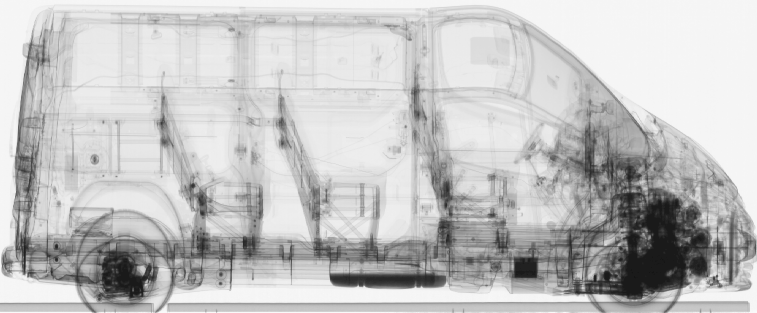
#> input picture images/48001F003202511190032 czarno.bmp, 1514 x 625 px, given as the content of the folder NAUKA, which was not available (shown at 1/2 size)
$ jupyter execute yolo.ipynb   (text cells are left out)
#> lines starting #> are read from the running program, lines starting #| are printed output that depends on the picture; pictures that were not available may be replaced by others from this repository, and a replacement may not be noted
[cell 1]
import random
import os
import shutil
from pathlib import Path
import matplotlib.pyplot as plt
import cv2
import numpy as np
import json
import glob
import shutil
from PIL import Image
from ultralytics import YOLO
import sys

[cell 2]
# Katalog źródłowy i docelowy
source_dir = Path("NAUKA")
dest_dir = Path("NAUKA_filtered")

# Utwórz nowy katalog główny
dest_dir.mkdir(exist_ok=True)

# Utwórz podfoldery dla "brudne" i "czyste"
(dest_dir / "brudne").mkdir(exist_ok=True)
(dest_dir / "czyste").mkdir(exist_ok=True)

# Przejdź przez wszystkie foldery w strukturze
for root, dirs, files in os.walk(source_dir):
    # Skopiuj tylko pliki Z "czarno" w nazwie
    for file in files:
        if "czarno" in file.lower() and file.endswith('.bmp'):
            src_file = Path(root) / file

            # Określ czy to "brudne" czy "czyste"
            if "brudne" in root:
                dst_file = dest_dir / "brudne" / file
            elif "czyste" in root:
                dst_file = dest_dir / "czyste" / file
            else:
                continue

            shutil.copy2(src_file, dst_file)
            print(f"Skopiowano: {src_file} -> {dst_file}")

print(f"\nGotowe! Nowa struktura została utworzona w folderze: {dest_dir}")

[cell 3]
# [114 lines left out: functions crop_white_background, crop_and_save, not called in this run]


def process_directory(input_dir, output_dir, threshold=240, padding=5, background_ratio=0.95, edge_scan_depth=10):
    """
    Przetwarza wszystkie obrazy BMP w katalogu i zapisuje przycięte wersje.

    Args:
        input_dir: Ścieżka do katalogu wejściowego
        output_dir: Ścieżka do katalogu wyjściowego
        threshold: Próg jasności dla tła
        padding: Margines wokół zawartości
        background_ratio: Jaki procent pikseli w rzędzie/kolumnie musi być tłem
        edge_scan_depth: Głębokość skanowania od krawędzi
    """
    input_path = Path(input_dir)
    output_path = Path(output_dir)

    # Utwórz katalog wyjściowy jeśli nie istnieje
    output_path.mkdir(parents=True, exist_ok=True)

    # Znajdź wszystkie pliki BMP
    bmp_files = list(input_path.glob("*.bmp"))

    if not bmp_files:
        print(f"Nie znaleziono plików BMP w {input_dir}")
        return

    print(f"Znaleziono {len(bmp_files)} plików BMP w {input_dir}")

    success_count = 0
    error_count = 0

    for i, input_file in enumerate(bmp_files, 1):
        output_file = output_path / input_file.name

        try:
            result = crop_and_save(
                str(input_file),
                str(output_file),
                threshold=threshold,
                padding=padding,
                background_ratio=background_ratio,
                edge_scan_depth=edge_scan_depth
            )

            original_shape = cv2.imread(str(input_file), cv2.IMREAD_GRAYSCALE).shape
            print(f"[{i}/{len(bmp_files)}] {input_file.name}: {original_shape} → {result.shape}")
            success_count += 1

        except Exception as e:
            print(f"[{i}/{len(bmp_files)}] Błąd przy {input_file.name}: {e}")
            error_count += 1

    print(f"\nPrzetworzono: {success_count} plików")
    if error_count > 0:
        print(f"Błędów: {error_count}")


print("=" * 60)
print("Przetwarzanie data/czyste...")
print("=" * 60)
process_directory("NAUKA_filtered/czyste", "data_cropped/czyste")


print("\n" + "=" * 60)
print("Przetwarzanie data/brudne...")
print("=" * 60)
process_directory("NAUKA_filtered/brudne", "data_cropped/brudne")
#> in orient_and_save, img is the input picture: shape (625, 1514); min 18, max 249, mean 194.5

[cell 4]
def detect_car_orientation(image_path):
    """
    Wykrywa orientację samochodu na podstawie rozkładu ciemnych pikseli.
    Zakłada, że przód samochodu (koła, silnik) jest ciemniejszy niż tył.

    Args:
        image_path: Ścieżka do obrazu lub sam obraz (numpy array)

    Returns:
        'left' jeśli przód jest po lewej, 'right' jeśli po prawej
    """
    # Wczytaj obraz jeśli podano ścieżkę
    if isinstance(image_path, str):
        img = cv2.imread(image_path, cv2.IMREAD_GRAYSCALE)
        if img is None:
            raise ValueError(f"Nie można wczytać obrazu: {image_path}")
    else:
        img = image_path

    h, w = img.shape
#> h = 625; w = 1514

    # Podziel obraz na lewą i prawą połowę
    left_half = img[:, :w//2]
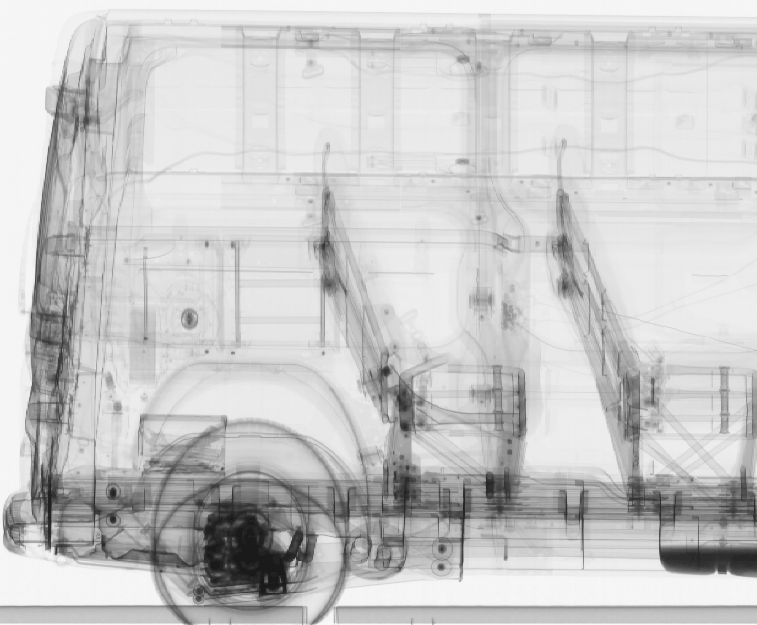
#> left_half: shape (625, 757); min 26, max 249, mean 201.1
    right_half = img[:, w//2:]
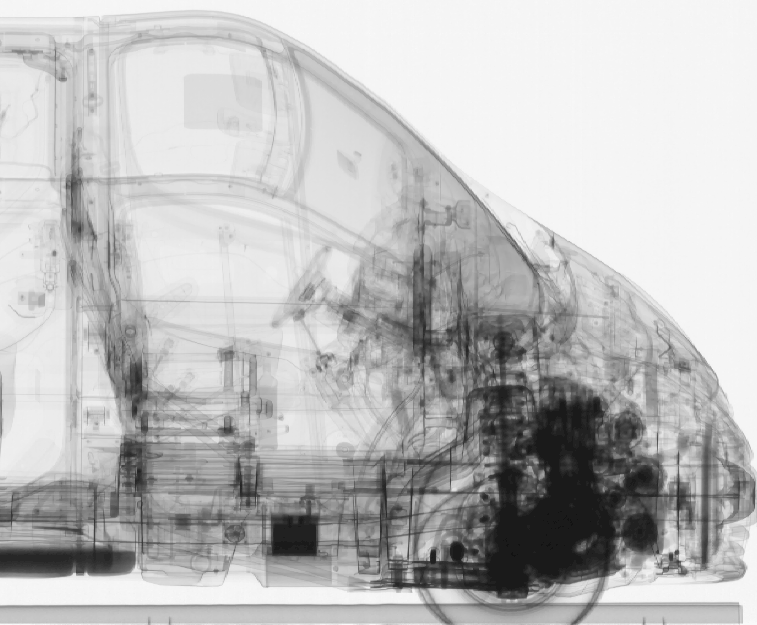
#> right_half: shape (625, 757); min 18, max 249, mean 188

    # Oblicz średnią jasność dla każdej połowy
    # Niższa wartość = ciemniejsze = więcej zawartości (koła, silnik)
    left_mean = left_half.mean()
#> left_mean = 201.1
    right_mean = right_half.mean()
#> right_mean = 188

    # Alternatywnie: policz ciemne piksele (< 200)
    left_dark_pixels = np.sum(left_half < 200)
#> left_dark_pixels = 157736
    right_dark_pixels = np.sum(right_half < 200)
#> right_dark_pixels = 215860

    # Przód jest tam gdzie więcej ciemnych pikseli
    if left_dark_pixels > right_dark_pixels:
        return 'left'
    else:
        return 'right'


def orient_car(image_path, target_orientation='right'):
    """
    Orientuje obraz samochodu tak, aby przód był po wskazanej stronie.

    Args:
        image_path: Ścieżka do obrazu lub sam obraz (numpy array)
        target_orientation: 'left' lub 'right' - gdzie ma być przód

    Returns:
        Obraz z odpowiednią orientacją (numpy array)
    """
    # Wczytaj obraz jeśli podano ścieżkę
    if isinstance(image_path, str):
        img = cv2.imread(image_path, cv2.IMREAD_GRAYSCALE)
        if img is None:
            raise ValueError(f"Nie można wczytać obrazu: {image_path}")
    else:
        img = image_path

    # Wykryj aktualną orientację
    current_orientation = detect_car_orientation(img)
#> current_orientation = 'right'

    # Jeśli trzeba, odwróć obraz
    if current_orientation != target_orientation:
        img = cv2.flip(img, 1)  # flip horizontally (1 = horizontal, 0 = vertical)
        return img, True  # True = flipped

    return img, False  # False = not flipped


def orient_and_save(input_path, output_path, target_orientation='right'):
    """
    Orientuje obraz i zapisuje wynik do pliku.

    Args:
        input_path: Ścieżka do obrazu wejściowego
        output_path: Ścieżka zapisu zorientowanego obrazu
        target_orientation: 'left' lub 'right' - gdzie ma być przód

    Returns:
        (oriented_image, was_flipped)
    """
    img = cv2.imread(input_path, cv2.IMREAD_GRAYSCALE)
    if img is None:
        raise ValueError(f"Nie można wczytać obrazu: {input_path}")

    oriented, flipped = orient_car(img, target_orientation)
#> flipped = False
    cv2.imwrite(output_path, oriented)

    return oriented, flipped


def process_directory(input_dir, output_dir, target_orientation='right'):
    """
    Przetwarza wszystkie obrazy BMP w katalogu i orientuje je.

    Args:
        input_dir: Ścieżka do katalogu wejściowego
        output_dir: Ścieżka do katalogu wyjściowego
        target_orientation: 'left' lub 'right' - gdzie ma być przód
    """
    input_path = Path(input_dir)
    output_path = Path(output_dir)

    # Utwórz katalog wyjściowy jeśli nie istnieje
    output_path.mkdir(parents=True, exist_ok=True)

    # Znajdź wszystkie pliki BMP
    bmp_files = list(input_path.glob("*.bmp"))

    if not bmp_files:
        print(f"Nie znaleziono plików BMP w {input_dir}")
        return

    print(f"Znaleziono {len(bmp_files)} plików BMP w {input_dir}")

    success_count = 0
    flipped_count = 0
    error_count = 0

    for i, input_file in enumerate(bmp_files, 1):
        output_file = output_path / input_file.name

        try:
            oriented, flipped = orient_and_save(
                str(input_file),
                str(output_file),
                target_orientation=target_orientation
            )
#> flipped = False

            status = "odwrócono" if flipped else "bez zmian"
#> status = 'bez zmian'
            print(f"[{i}/{len(bmp_files)}] {input_file.name}: {status}")
#| [1/1] 48001F003202511190032 czarno.bmp: bez zmian
            success_count += 1
            if flipped:
                flipped_count += 1

        except Exception as e:
            print(f"[{i}/{len(bmp_files)}] Błąd przy {input_file.name}: {e}")
            error_count += 1

    print(f"\nPrzetworzono: {success_count} plików")
    print(f"Odwrócono: {flipped_count} plików")
    if error_count > 0:
        print(f"Błędów: {error_count}")


print("=" * 60)
print("Orientowanie data_cropped/czyste...")
print("=" * 60)
process_directory("data_cropped/czyste", "data_oriented/czyste", target_orientation='right')

print("\n" + "=" * 60)
print("Orientowanie data_cropped/brudne...")
print("=" * 60)
process_directory("data_cropped/brudne", "data_oriented/brudne", target_orientation='right')
#| [1/1] 48001F003202511190032 czarno.bmp: bez zmian

[cell 5]
#!/usr/bin/env python3
"""
Konwersja anotacji LabelMe (JSON) na format YOLO.
Przetwarza tylko zdjęcia z labelami, pomija obrazy bez adnotacji.
"""

# Ścieżki
SCRIPT_DIR = os.path.dirname('.')
INPUT_DIR = os.path.join(SCRIPT_DIR, 'images')
OUTPUT_DIR = os.path.join(SCRIPT_DIR, 'yolo_dataset')
TRAIN_RATIO = 0.8  # 80% train, 20% val

# Mapowanie klas (dodaj więcej jeśli potrzeba)
CLASS_MAPPING = {
    'bottle': 0,
    #'bottle2': 1, #jednak gaśnica xd
    'box': 1,
    'crate': 2,
    'crowbar': 5,
    #'evilsquare': 5,
    'grenade': 3,
    'scissors': 4,
}


# [76 lines left out: function convert_labelme_to_yolo, not called in this run]


def main():
    """Główna funkcja konwertująca cały dataset."""

    # Utwórz strukturę katalogów YOLO
    train_img_dir = os.path.join(OUTPUT_DIR, 'images', 'train')
    val_img_dir = os.path.join(OUTPUT_DIR, 'images', 'val')
    train_lbl_dir = os.path.join(OUTPUT_DIR, 'labels', 'train')
    val_lbl_dir = os.path.join(OUTPUT_DIR, 'labels', 'val')

    for d in [train_img_dir, val_img_dir, train_lbl_dir, val_lbl_dir]:
        os.makedirs(d, exist_ok=True)

    # Znajdź wszystkie pliki JSON
    json_files = sorted(glob.glob(os.path.join(INPUT_DIR, '*.json')))

    if not json_files:
        print(f"Nie znaleziono plików JSON w {INPUT_DIR}")
        return

    print(f"Znaleziono {len(json_files)} plików JSON")

    processed = 0
    skipped = 0

    # Przetwórz każdy plik JSON
    valid_samples = []

    for json_path in json_files:
        yolo_lines, img_dims = convert_labelme_to_yolo(json_path)

        if not yolo_lines:
            skipped += 1
            continue

        # Znajdź odpowiedni plik obrazu
        json_base = os.path.splitext(os.path.basename(json_path))[0]
        img_path = None

        for ext in ['.bmp', '.jpg', '.png', '.jpeg']:
            potential_img = os.path.join(INPUT_DIR, json_base + ext)
            if os.path.exists(potential_img):
                img_path = potential_img
                break

        if not img_path:
            print(f"Nie znaleziono obrazu dla {json_path}")
            skipped += 1
            continue

        valid_samples.append({
            'img_path': img_path,
            'yolo_lines': yolo_lines,
            'basename': json_base,
            'ext': os.path.splitext(img_path)[1]
        })

        processed += 1

    # Podziel na train/val
    random.seed(42)
    random.shuffle(valid_samples)

    split_idx = int(len(valid_samples) * TRAIN_RATIO)
    train_samples = valid_samples[:split_idx]
    val_samples = valid_samples[split_idx:]

    print(f"\nPodział: {len(train_samples)} train, {len(val_samples)} val")

    # Kopiuj pliki do odpowiednich katalogów
    for samples, img_dir, lbl_dir, split_name in [
        (train_samples, train_img_dir, train_lbl_dir, 'train'),
        (val_samples, val_img_dir, val_lbl_dir, 'val')
    ]:
        for sample in samples:
            # Kopiuj obraz
            dst_img = os.path.join(img_dir, sample['basename'] + sample['ext'])
            shutil.copy2(sample['img_path'], dst_img)

            # Zapisz etykiety YOLO
            dst_lbl = os.path.join(lbl_dir, sample['basename'] + '.txt')
            with open(dst_lbl, 'w', encoding='utf-8') as f:
                f.write('\n'.join(sample['yolo_lines']))

    # Utwórz plik classes.txt
    classes_file = os.path.join(OUTPUT_DIR, 'classes.txt')
    sorted_classes = sorted(CLASS_MAPPING.items(), key=lambda x: x[1])
    with open(classes_file, 'w', encoding='utf-8') as f:
        for class_name, _ in sorted_classes:
            f.write(f"{class_name}\n")

    # Utwórz plik konfiguracyjny YAML dla YOLO
    yaml_content = f"""# Dataset configuration for YOLO
path: {os.path.abspath(OUTPUT_DIR)}
train: images/train
val: images/val

# Number of classes
nc: {len(CLASS_MAPPING)}

# Class names
names: {[name for name, _ in sorted_classes]}
"""

    yaml_file = os.path.join(OUTPUT_DIR, 'data.yaml')
    with open(yaml_file, 'w', encoding='utf-8') as f:
        f.write(yaml_content)

    print(f"\n✓ Konwersja zakończona!")
    print(f"  Przetworzone: {processed}")
    print(f"  Pominięte (brak anotacji): {skipped}")
    print(f"\nWygenerowane pliki:")
    print(f"  Dataset: {OUTPUT_DIR}/")
    print(f"  Config: {yaml_file}")
    print(f"  Classes: {classes_file}")


main()

[cell 6]
#!/usr/bin/env python3
"""
Rozszerzenie datasetu YOLO przez augmentację.
Generuje dodatkowe warianty zdjęć z transformacjami.
"""

# Parametry
YOLO_DATASET_DIR = 'yolo_dataset'
AUGMENTATIONS_PER_IMAGE = 12  # Ile wersji każdego obrazu wygenerować
SEED = 2137

random.seed(SEED)
np.random.seed(SEED)


# [142 lines left out: functions load_yolo_labels, save_yolo_labels, augment_image_and_boxes, not called in this run]


def augment_split(split_name):
    """Augmentuj dany split (train lub val)."""
    img_dir = os.path.join(YOLO_DATASET_DIR, 'images', split_name)
    lbl_dir = os.path.join(YOLO_DATASET_DIR, 'labels', split_name)

    if not os.path.exists(img_dir):
        print(f"Brak katalogu {img_dir}")
        return

    # Znajdź wszystkie obrazy
    image_files = []
    for ext in ['*.bmp', '*.jpg', '*.png', '*.jpeg']:
        image_files.extend(glob.glob(os.path.join(img_dir, ext)))

    if not image_files:
        print(f"Brak obrazów w {img_dir}")
        return

    print(f"\n{split_name.upper()}: Augmentuję {len(image_files)} obrazów...")

    augmented_count = 0

    for img_path in image_files:
        basename = os.path.splitext(os.path.basename(img_path))[0]
        ext = os.path.splitext(img_path)[1]
        lbl_path = os.path.join(lbl_dir, basename + '.txt')

        # Wczytaj obraz i etykiety
        image = cv2.imread(img_path)
        if image is None:
            print(f"Nie można wczytać {img_path}")
            continue

        boxes = load_yolo_labels(lbl_path)
        if not boxes:
            print(f"Brak etykiet dla {basename}, pomijam")
            continue

        # Generuj augmentacje
        for i in range(AUGMENTATIONS_PER_IMAGE):
            aug_img, aug_boxes = augment_image_and_boxes(image, boxes)

            if not aug_boxes:
                continue  # Pomijamy jeśli wszystkie boxy wyszły poza obraz

            # Zapisz augmentowany obraz i etykiety
            aug_basename = f"{basename}_aug{i+1}"
            aug_img_path = os.path.join(img_dir, aug_basename + ext)
            aug_lbl_path = os.path.join(lbl_dir, aug_basename + '.txt')

            cv2.imwrite(aug_img_path, aug_img)
            save_yolo_labels(aug_lbl_path, aug_boxes)
            augmented_count += 1

    print(f"  ✓ Dodano {augmented_count} augmentowanych obrazów")

    # Policz końcową liczbę
    total_images = len(glob.glob(os.path.join(img_dir, '*.*')))
    print(f"  Razem w {split_name}: {total_images} obrazów")


def main():
    """Główna funkcja."""
    script_dir = os.path.dirname('.')
    #os.chdir(script_dir)

    if not os.path.exists(YOLO_DATASET_DIR):
        print(f"Brak katalogu {YOLO_DATASET_DIR}. Uruchom najpierw labelme_to_yolo.py")
        return

    print("=" * 60)
    print("AUGMENTACJA DATASETU YOLO")
    print("=" * 60)
    print(f"Katalog: {YOLO_DATASET_DIR}")
    print(f"Augmentacji na obraz: {AUGMENTATIONS_PER_IMAGE}")

    # Augmentuj train i val
    augment_split('train')
    augment_split('val')

    print("\n" + "=" * 60)
    print("✓ AUGMENTACJA ZAKOŃCZONA")
    print("=" * 60)
    print("\nDataset jest gotowy do treningu!")
    print(f"Użyj: yolo task=detect mode=train model=yolov8n.pt \\")
    print(f"       data={YOLO_DATASET_DIR}/data.yaml epochs=100 imgsz=640")


main()

[cell 7]
"""Test modelu YOLO na pojedynczym zdjęciu."""


def predict_image(model_path, image_path, output_path='result.jpg', conf_threshold=0.25):
    """Wykryj obiekty na pojedynczym zdjęciu."""

    # Załaduj model
    if not os.path.exists(model_path):
        print(f"Błąd: Brak modelu w {model_path}")
        return

    if not os.path.exists(image_path):
        print(f"Błąd: Brak zdjęcia {image_path}")
        return

    print("=" * 60)
    print(f"Model: {model_path}")
    print(f"Zdjęcie: {image_path}")
    print(f"Próg pewności: {conf_threshold}")
    print("=" * 60)

    model = YOLO(model_path)

    # Detekcja
    results = model.predict(
        source=image_path,
        conf=conf_threshold,
        save=False,
        verbose=False
    )

    # Wczytaj obraz
    img = cv2.imread(image_path)

    # Konwertuj grayscale na BGR jeśli potrzeba
    if len(img.shape) == 2:
        img = cv2.cvtColor(img, cv2.COLOR_GRAY2BGR)

    result = results[0]
    boxes = result.boxes

    print(f"\nWykryto {len(boxes)} obiektów:\n")

    # Rysuj każdy bbox
    for i, box in enumerate(boxes):
        cls = int(box.cls[0])
        conf = float(box.conf[0])
        x1, y1, x2, y2 = box.xyxy[0].cpu().numpy()

        class_name = model.names[cls]
        print(f"  {i+1}. {class_name}: {conf:.2%} pewności")
        print(f"     Pozycja: ({int(x1)}, {int(y1)}) -> ({int(x2)}, {int(y2)})")

        # Rysuj prostokąt
        cv2.rectangle(img, (int(x1), int(y1)), (int(x2), int(y2)),
                     (0, 255, 0), 3)

        # Etykieta
        label = f"{class_name} {conf:.2f}"
        label_size, _ = cv2.getTextSize(label, cv2.FONT_HERSHEY_SIMPLEX, 0.7, 2)

        # Tło dla tekstu
        cv2.rectangle(img, (int(x1), int(y1)-label_size[1]-10),
                     (int(x1)+label_size[0], int(y1)), (0, 255, 0), -1)

        # Tekst
        cv2.putText(img, label, (int(x1), int(y1)-5),
                   cv2.FONT_HERSHEY_SIMPLEX, 0.7, (0, 0, 0), 2)

    if len(boxes) == 0:
        print("  Brak detekcji")

    # Zapisz wynik
    cv2.imwrite(output_path, img)
    print(f"\n✓ Wynik zapisany: {output_path}")

    # Wyświetl obraz - przeskaluj jeśli za duży
    h, w = img.shape[:2]
    max_dim = 1200
    if h > max_dim or w > max_dim:
        scale = max_dim / max(h, w)
        new_w, new_h = int(w * scale), int(h * scale)
        display_img = cv2.resize(img, (new_w, new_h))
    else:
        display_img = img

    #cv2.imshow('Detekcja - naciśnij dowolny klawisz aby zamknąć', display_img)
    #cv2.waitKey(0)
    #cv2.destroyAllWindows()

    print("=" * 60)


def main():

    image_path = "test_image.bmp"
    conf = 0.4
    #image_path = "dataset/yolo_dataset/images/val/48001F003202511190110 czarno_aug1.bmp"
    #conf = 0.5

    # Domyślna ścieżka do modelu
    model_path = 'model/weights/best.pt'

    # Nazwa pliku wyjściowego
    basename = os.path.splitext(os.path.basename(image_path))[0]
    output_path = f"result_{basename}.jpg"

    predict_image(model_path, image_path, output_path, conf)

    # Wyświetl porównanie: oryginał vs wynik
    original = cv2.imread(image_path)
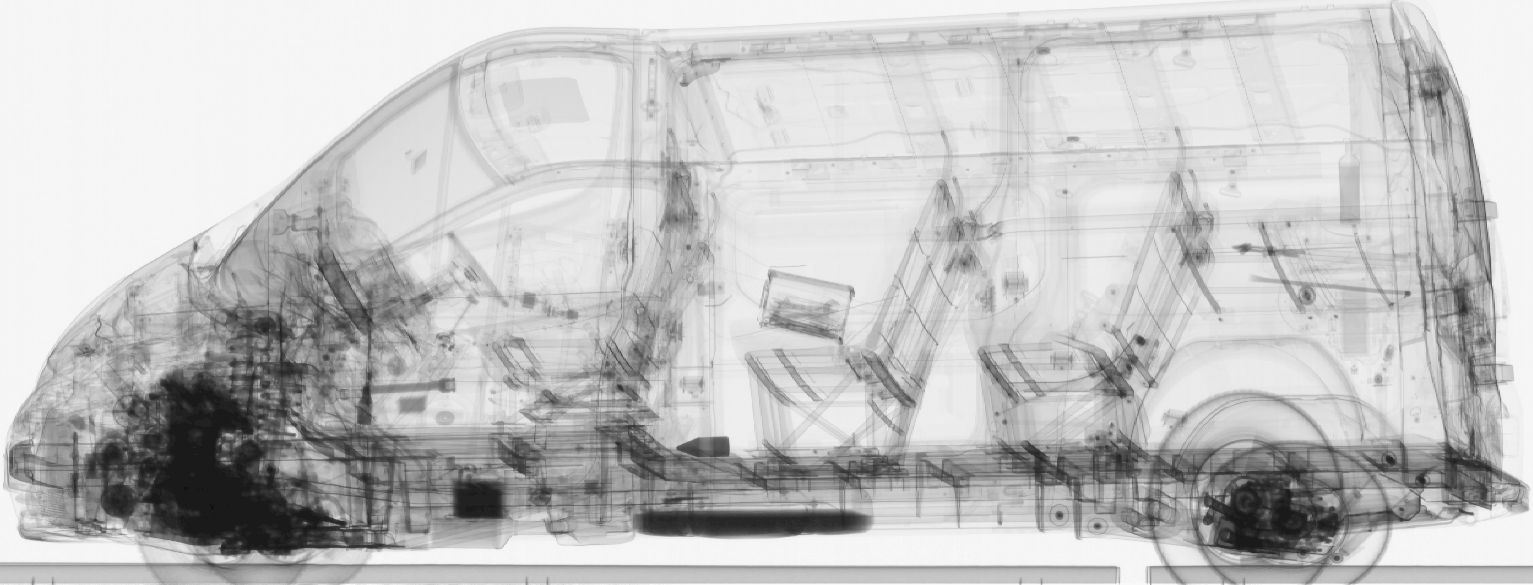
#> input picture test_image.bmp, 1533 x 585 px
#> original is the input picture: shape (585, 1533, 3); min 18, max 249, mean 194.2
    result = cv2.imread(output_path)

    # Konwertuj grayscale na BGR jeśli potrzeba
    if len(original.shape) == 2:
        original = cv2.cvtColor(original, cv2.COLOR_GRAY2BGR)

    # Konwertuj BGR do RGB dla matplotlib
    original_rgb = cv2.cvtColor(original, cv2.COLOR_BGR2RGB)
    result_rgb = cv2.cvtColor(result, cv2.COLOR_BGR2RGB)

    # Wyświetl za pomocą matplotlib
    fig, axes = plt.subplots(2, 1, figsize=(12, 16))

    axes[0].imshow(original_rgb)
    axes[0].set_title('ORYGINAŁ', fontsize=16, fontweight='bold')
    axes[0].axis('off')

    axes[1].imshow(result_rgb)
    axes[1].set_title('DETEKCJA', fontsize=16, fontweight='bold', color='green')
    axes[1].axis('off')

    plt.tight_layout()
    plt.show()
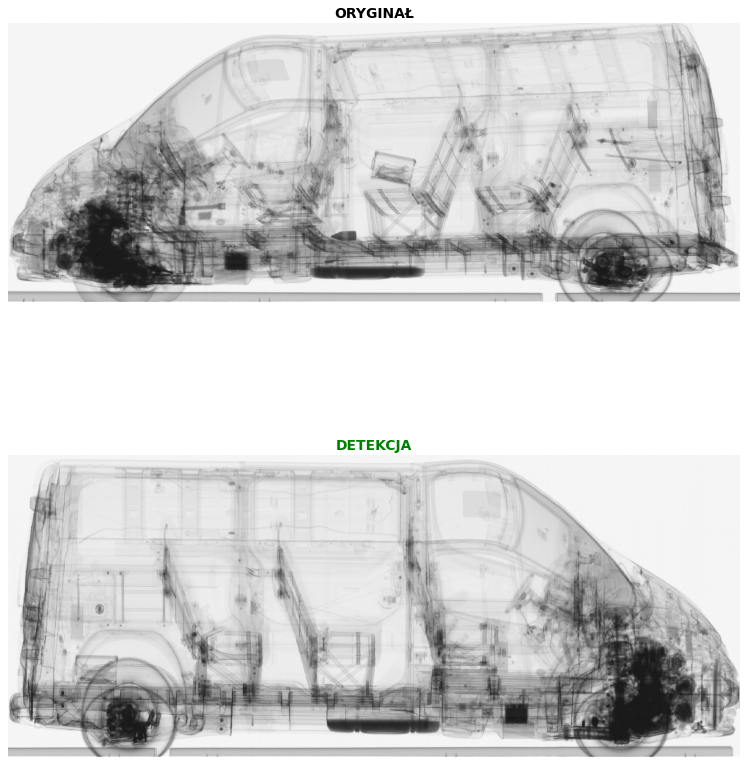
#> figure drawn by matplotlib, 2 panels

main()
